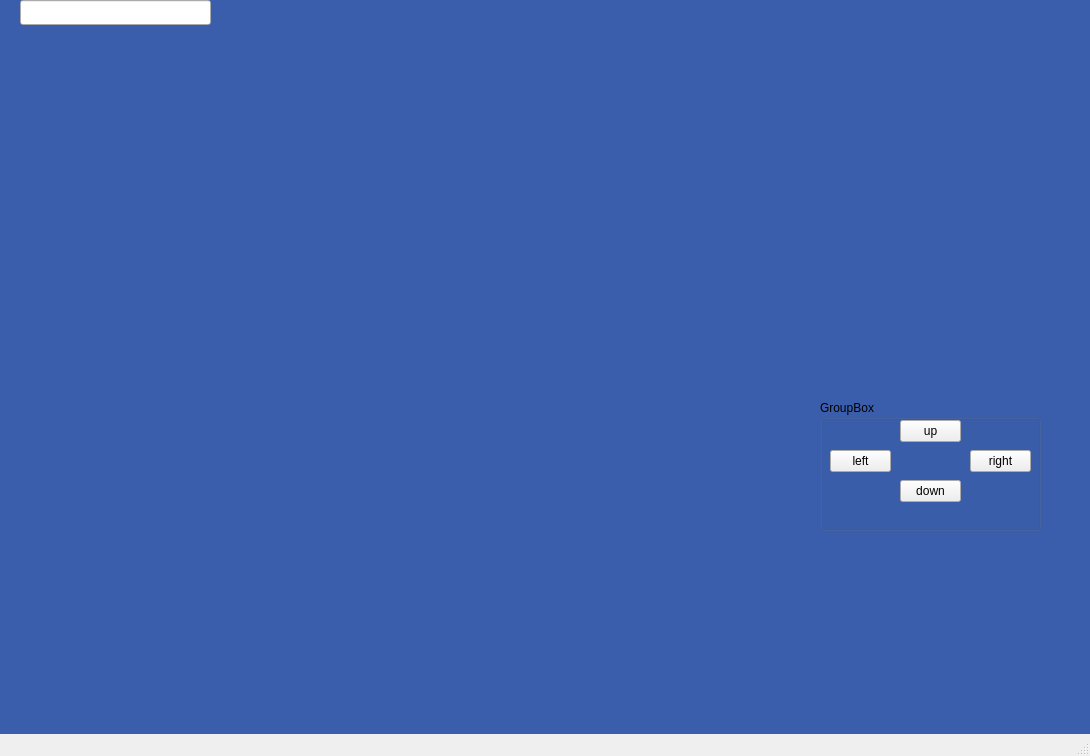
<?xml version="1.0" encoding="UTF-8"?>
<ui version="4.0">
 <class>MainWindow</class>
 <widget class="QMainWindow" name="MainWindow">
  <property name="geometry">
   <rect>
    <x>0</x>
    <y>0</y>
    <width>1090</width>
    <height>756</height>
   </rect>
  </property>
  <property name="windowTitle">
   <string>MainWindow</string>
  </property>
  <property name="styleSheet">
   <string notr="true">QWidget#centralwidget {background: rgb(58, 94, 171);}

 QTabWidget::pane { /* The tab widget frame */
     border: 2px solid black;
 }

 /* Style the tab using the tab sub-control. Note that
     it reads QTabBar _not_ QTabWidget */
 QTabBar::tab {
     background: qlineargradient(x1: 0, y1: 0, x2: 0, y2: 1,
                                 stop: 0 #E1E1E1, stop: 0.4 #DDDDDD,
                                 stop: 0.5 #D8D8D8, stop: 1.0 #D3D3D3);
     border: 2px solid #C4C4C3;
     border-bottom-color: #C2C7CB; /* same as the pane color */
     border-top-left-radius: 4px;
     border-top-right-radius: 4px;
     min-width: 8ex;
     padding: 5px;
 }

 QTabBar::tab:selected, QTabBar::tab:hover {
     background: qlineargradient(x1: 0, y1: 0, x2: 0, y2: 1,
                                 stop: 0 #fafafa, stop: 0.4 #f4f4f4,
                                 stop: 0.5 #e7e7e7, stop: 1.0 #fafafa);
 }

 QTabBar::tab:selected {
     border-color: #9B9B9B;
     border-bottom-color: #C2C7CB; /* same as pane color */
 }

 
caTable {
       font: 10pt;
       background: cornsilk;
       alternate-background-color: wheat;
}

caLineEdit {
     border-radius: 1px;
     background: lightyellow;
     color: black;
 }

caTextEntry {
    color: rgb(127, 0, 63);
    background-color: cornsilk;
    selection-color: #0a214c;
    selection-background-color: wheat;
    border: 1px groove black;
    border-radius: 1px;
    padding: 1px;
}

caTextEntry:focus {
    padding: 0px;
    border: 2px groove darkred;
    border-radius: 1px;
}

caSlider::groove:horizontal {
border: 1px solid #bbb;
background: lightgrey;
height: 20px;
border-radius: 4px;
}

caSlider::handle:horizontal {
background: red;
border: 1px solid #777;
width: 13px;
margin-top: -2px;
margin-bottom: -2px;
border-radius: 2px;
}
</string>
  </property>
  <property name="Title" stdset="0">
   <string>This title can be changed with the designer</string>
  </property>
  <widget class="QWidget" name="centralwidget">
   <property name="sizePolicy">
    <sizepolicy hsizetype="Expanding" vsizetype="Expanding">
     <horstretch>0</horstretch>
     <verstretch>0</verstretch>
    </sizepolicy>
   </property>
   <property name="autoFillBackground">
    <bool>false</bool>
   </property>
   <widget class="caLineEdit" name="timeLineEdit">
    <property name="geometry">
     <rect>
      <x>20</x>
      <y>0</y>
      <width>191</width>
      <height>25</height>
     </rect>
    </property>
    <property name="channel" stdset="0">
     <string>mynow</string>
    </property>
   </widget>
   <widget class="caCalc" name="cacalc_41">
    <property name="geometry">
     <rect>
      <x>900</x>
      <y>650</y>
      <width>81</width>
      <height>20</height>
     </rect>
    </property>
    <property name="variable">
     <string notr="true">QRectDriveEater</string>
    </property>
    <property name="calc">
     <string notr="true">%QRect</string>
    </property>
    <property name="channel" stdset="0">
     <string notr="true">calcEaterX</string>
    </property>
    <property name="channelB">
     <string notr="true">calcEaterY</string>
    </property>
    <property name="eventSignal">
     <enum>caCalc::onAnyChange</enum>
    </property>
   </widget>
   <widget class="caImage" name="caimage">
    <property name="geometry">
     <rect>
      <x>180</x>
      <y>240</y>
      <width>70</width>
      <height>70</height>
     </rect>
    </property>
    <property name="filename" stdset="0">
     <string notr="true">pacman-eating.gif</string>
    </property>
    <property name="delayMilliseconds" stdset="0">
     <number>200</number>
    </property>
    <property name="angle" stdset="0">
     <number>0</number>
    </property>
   </widget>
   <widget class="caCalc" name="cacalc_45">
    <property name="geometry">
     <rect>
      <x>840</x>
      <y>570</y>
      <width>81</width>
      <height>21</height>
     </rect>
    </property>
    <property name="variable">
     <string notr="true">calcEaterY.{&quot;caqtdm_monitor&quot;:{&quot;maxdisplayrate&quot;:50}}</string>
    </property>
    <property name="calc">
     <string notr="true">(A&gt;-1&amp;&amp;A&lt;900)?A+B:0</string>
    </property>
    <property name="channel" stdset="0">
     <string notr="true">calcEaterY</string>
    </property>
    <property name="channelB">
     <string notr="true">eaterY</string>
    </property>
    <property name="channelC">
     <string notr="true"/>
    </property>
    <property name="channelD">
     <string notr="true"/>
    </property>
   </widget>
   <widget class="caCalc" name="cacalc_46">
    <property name="geometry">
     <rect>
      <x>840</x>
      <y>540</y>
      <width>81</width>
      <height>21</height>
     </rect>
    </property>
    <property name="variable">
     <string notr="true">eaterY</string>
    </property>
    <property name="calc">
     <string notr="true"/>
    </property>
    <property name="channel" stdset="0">
     <string notr="true"/>
    </property>
    <property name="channelB">
     <string notr="true"/>
    </property>
    <property name="channelC">
     <string notr="true"/>
    </property>
    <property name="channelD">
     <string notr="true"/>
    </property>
   </widget>
   <widget class="QGroupBox" name="groupBox">
    <property name="geometry">
     <rect>
      <x>820</x>
      <y>400</y>
      <width>221</width>
      <height>131</height>
     </rect>
    </property>
    <property name="title">
     <string>GroupBox</string>
    </property>
    <widget class="caMessageButton" name="camessagebutton">
     <property name="geometry">
      <rect>
       <x>150</x>
       <y>50</y>
       <width>61</width>
       <height>22</height>
      </rect>
     </property>
     <property name="text">
      <string>right</string>
     </property>
     <property name="channel" stdset="0">
      <string notr="true">eaterX</string>
     </property>
     <property name="releaseMessage">
      <string notr="true">0</string>
     </property>
     <property name="pressMessage">
      <string notr="true">10</string>
     </property>
    </widget>
    <widget class="caMessageButton" name="camessagebutton_2">
     <property name="geometry">
      <rect>
       <x>80</x>
       <y>80</y>
       <width>61</width>
       <height>22</height>
      </rect>
     </property>
     <property name="text">
      <string>down</string>
     </property>
     <property name="channel" stdset="0">
      <string notr="true">eaterY</string>
     </property>
     <property name="releaseMessage">
      <string notr="true">0</string>
     </property>
     <property name="pressMessage">
      <string notr="true">10</string>
     </property>
    </widget>
    <widget class="caMessageButton" name="camessagebutton_3">
     <property name="geometry">
      <rect>
       <x>80</x>
       <y>20</y>
       <width>61</width>
       <height>22</height>
      </rect>
     </property>
     <property name="text">
      <string>up</string>
     </property>
     <property name="autoDefault">
      <bool>false</bool>
     </property>
     <property name="default">
      <bool>false</bool>
     </property>
     <property name="channel" stdset="0">
      <string notr="true">eaterY</string>
     </property>
     <property name="releaseMessage">
      <string notr="true">0</string>
     </property>
     <property name="pressMessage">
      <string notr="true">-10</string>
     </property>
    </widget>
    <widget class="caMessageButton" name="camessagebutton_4">
     <property name="geometry">
      <rect>
       <x>10</x>
       <y>50</y>
       <width>61</width>
       <height>22</height>
      </rect>
     </property>
     <property name="text">
      <string>left</string>
     </property>
     <property name="channel" stdset="0">
      <string notr="true">eaterX</string>
     </property>
     <property name="releaseMessage">
      <string notr="true">0</string>
     </property>
     <property name="pressMessage">
      <string notr="true">-10</string>
     </property>
    </widget>
   </widget>
   <widget class="caCalc" name="cacalc_21">
    <property name="geometry">
     <rect>
      <x>900</x>
      <y>610</y>
      <width>76</width>
      <height>21</height>
     </rect>
    </property>
    <property name="variable">
     <string notr="true">angleVar</string>
    </property>
    <property name="calc">
     <string notr="true">(A=0)?((B&lt;0)?270:90):((A&gt;0)?0:180)</string>
    </property>
    <property name="channel" stdset="0">
     <string notr="true">eaterX</string>
    </property>
    <property name="channelB">
     <string notr="true">eaterY</string>
    </property>
    <property name="channelC">
     <string notr="true"/>
    </property>
    <property name="eventSignal">
     <enum>caCalc::onAnyChange</enum>
    </property>
   </widget>
   <widget class="caCalc" name="cacalc_47">
    <property name="geometry">
     <rect>
      <x>950</x>
      <y>570</y>
      <width>81</width>
      <height>21</height>
     </rect>
    </property>
    <property name="variable">
     <string notr="true">calcEaterX.{&quot;caqtdm_monitor&quot;:{&quot;maxdisplayrate&quot;:50}}</string>
    </property>
    <property name="calc">
     <string notr="true">(A&gt;-1&amp;&amp;A&lt;900)?A+B:0</string>
    </property>
    <property name="channel" stdset="0">
     <string notr="true">calcEaterX</string>
    </property>
    <property name="channelB">
     <string notr="true">eaterX</string>
    </property>
    <property name="channelC">
     <string notr="true"/>
    </property>
    <property name="channelD">
     <string notr="true"/>
    </property>
   </widget>
   <widget class="caCalc" name="cacalc_48">
    <property name="geometry">
     <rect>
      <x>950</x>
      <y>540</y>
      <width>81</width>
      <height>21</height>
     </rect>
    </property>
    <property name="variable">
     <string notr="true">eaterX</string>
    </property>
    <property name="calc">
     <string notr="true"/>
    </property>
    <property name="channel" stdset="0">
     <string notr="true"/>
    </property>
    <property name="channelB">
     <string notr="true"/>
    </property>
    <property name="channelC">
     <string notr="true"/>
    </property>
    <property name="channelD">
     <string notr="true"/>
    </property>
   </widget>
  </widget>
  <widget class="QStatusBar" name="statusbar"/>
  <action name="actionExit">
   <property name="text">
    <string>exit</string>
   </property>
  </action>
  <action name="actionShell">
   <property name="text">
    <string>execute shell</string>
   </property>
  </action>
  <action name="actionPrint">
   <property name="text">
    <string>print</string>
   </property>
  </action>
 </widget>
 <customwidgets>
  <customwidget>
   <class>caMessageButton</class>
   <extends>QPushButton</extends>
   <header>caMessageButton</header>
  </customwidget>
  <customwidget>
   <class>caImage</class>
   <extends>QWidget</extends>
   <header>caImage</header>
  </customwidget>
  <customwidget>
   <class>caLineEdit</class>
   <extends>QLineEdit</extends>
   <header>caLineEdit</header>
  </customwidget>
  <customwidget>
   <class>caCalc</class>
   <extends>QLabel</extends>
   <header>caCalc</header>
  </customwidget>
 </customwidgets>
 <resources/>
 <connections>
  <connection>
   <sender>cacalc_41</sender>
   <signal>emitSignal(QRect)</signal>
   <receiver>caimage</receiver>
   <slot>animation(QRect)</slot>
   <hints>
    <hint type="sourcelabel">
     <x>700</x>
     <y>532</y>
    </hint>
    <hint type="destinationlabel">
     <x>247</x>
     <y>298</y>
    </hint>
   </hints>
  </connection>
  <connection>
   <sender>cacalc_21</sender>
   <signal>emitSignal(int)</signal>
   <receiver>caimage</receiver>
   <slot>slotTiltAngle(int)</slot>
   <hints>
    <hint type="sourcelabel">
     <x>945</x>
     <y>632</y>
    </hint>
    <hint type="destinationlabel">
     <x>245</x>
     <y>306</y>
    </hint>
   </hints>
  </connection>
 </connections>
</ui>
